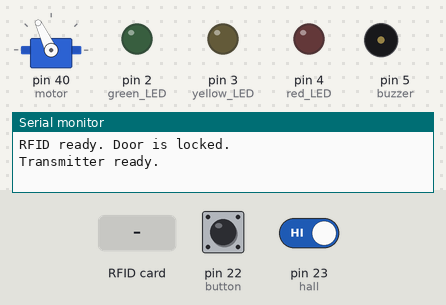
A sketch run on a simulated Arduino Mega 2560, built with avr-gcc and run on an emulated ATmega2560. On the bench: servo, output pins drawn as LEDs (lit = HIGH), buzzer (waves = sounding), the last lines printed to the serial monitor. The inputs (shaded band) are chosen by the test bench; at power-on: pin 22 (button) LOW, pin 23 (hall) HIGH. No radio packets arrive unless stated; pins used as bus, display or sensor lines are not drawn.

Above: at 2.2 s.
2.3 s: pin 22 (button) pulled HIGH for 0.15 s
At 3.3 s:
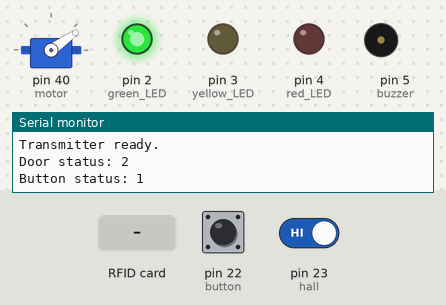
5.4 s: pin 23 (hall) driven LOW
At 8.1 s:
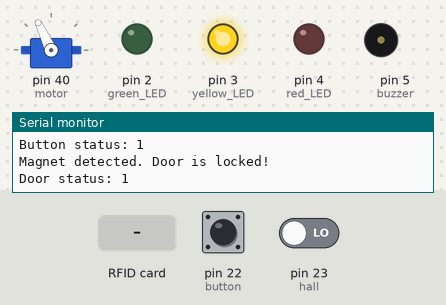
8.4 s: RFID card 5E 7A 19 C4 held to the reader
At 9.2 s:
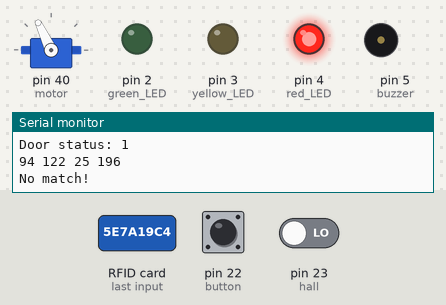
10.9 s: pin 22 (button) pulled HIGH for 1 s
At 11.07 s:
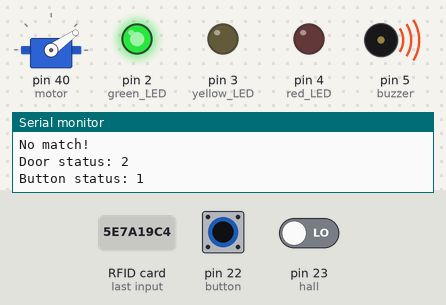
14.9 s: pin 23 (hall) driven HIGH
At 16.2 s:
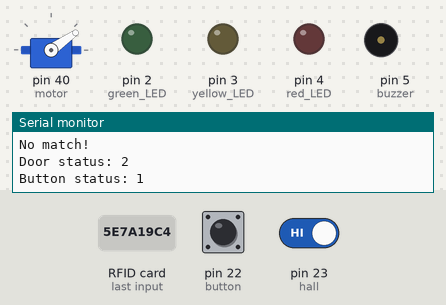
17.4 s: RFID card 5E 7A 19 C4 held to the reader
At 18.1 s:
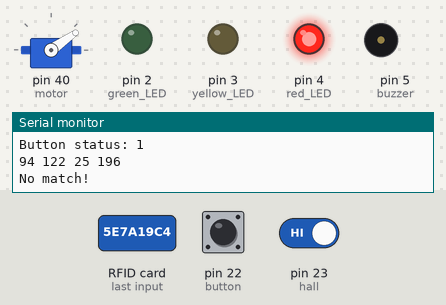
Timing chart, 0 to 20.4 s (numbered marks = the images above; inputs shaded):
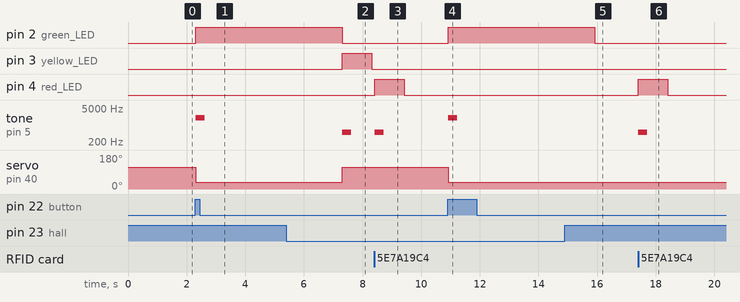

Measured:
- after the input at 2.3 s, pin 2 (green_LED): LOW → HIGH at once; tone on pin 5 (buzzer): silent → 2000 Hz at once, → silent 0.30 s later; servo on pin 40 (motor): 115° → 35° at once
- after the input at 5.4 s, pin 3 (yellow_LED): LOW → HIGH after 1.9 s, → LOW 1.0 s later; tone on pin 5 (buzzer): silent → 500 Hz after 1.9 s, → silent 0.30 s later; servo on pin 40 (motor): 35° → 115° after 1.9 s
- after the input at 8.4 s, pin 4 (red_LED): LOW → HIGH at once, → LOW 1.0 s later; tone on pin 5 (buzzer): silent → 500 Hz at once, → silent 0.30 s later
- after the input at 10.9 s, pin 2 (green_LED): LOW → HIGH at once; tone on pin 5 (buzzer): silent → 2000 Hz at once, → silent 0.30 s later; servo on pin 40 (motor): 115° → 35° at once
- after the input at 14.9 s, pin 3 (yellow_LED): stays LOW (without the input it goes to HIGH after 1.0 s); tone on pin 5 (buzzer): stays silent (without the input it goes to 500 Hz after 1.0 s); servo on pin 40 (motor): stays 35° (without the input it goes to 115° after 1.0 s)
- after the input at 17.4 s, pin 4 (red_LED): LOW → HIGH at once, → LOW 1.0 s later; tone on pin 5 (buzzer): silent → 500 Hz at once, → silent 0.30 s later

The sketch:

rfid_door_lock.ino
```cpp
#include <SPI.h> //initialize the SPI library
#include <MFRC522.h> //initialize the RFID library
#include "RF24.h"
#include <Servo.h> //initialize the servo library

#define green_LED 2
#define yellow_LED 3
#define red_LED 4
#define buzzer 5

#define motion 8
#define button 22
#define hall 23
#define motor 40

#define ce 44 //orange wire
#define cs 45 //yellow wire

#define reset 48
#define sda 53 //data line

int mag;
int unlock = 35; //35,115
int lock = 115;
int pid;
int button_status;
int door_status = 1; //1 = locked, 2 = unlocked
byte uid[4]; //initialize uid variable with 4 elements

MFRC522 mfrc522(sda, reset);  //create MFRC522 instance with pin 48 as reset and pin 53 as SDA
Servo servo; //create Servo instance
RF24 door_radio (ce, cs); // "door_radio" is the identifier you will use in following methods

byte addresses[][6] = {"pipe1"}; // Create address for 1 pipe.

void setup() {
  pinMode(green_LED, OUTPUT);
  pinMode(red_LED, OUTPUT);
  pinMode(yellow_LED, OUTPUT);
  pinMode(buzzer, OUTPUT);
  pinMode(button, INPUT);
  pinMode(hall, INPUT);
  pinMode(motion, INPUT);

  Serial.begin(115200); //start serial communications at 115200 baud
  SPI.begin(); //start the SPI bus
  mfrc522.PCD_Init(); //start the MFRC522 rfid sensor
  servo.attach(motor);
  servo.write(lock); //reset door to LOCKED
  delay(1000); //give the servo 1 second to lock the door
  servo.detach(); //allow lock to be opened by key
  Serial.println("RFID ready. Door is locked.");

  door_radio.begin();  // Start up the physical nRF24L01 Radio
  door_radio.setChannel(108);  // Above most Wifi Channels
  door_radio.setPALevel(RF24_PA_MIN);
  door_radio.openWritingPipe(addresses[0]); // Use the first entry in array 'addresses' (Only 1 right now)
  door_radio.write( &door_status, sizeof(door_status) );
  Serial.println("Transmitter ready.");

}

void loop() {
  /***************BUTTON***************/
  button_status = digitalRead(button);

  if (button_status == 1) {
    door_status = 2;
    door_radio.write( &door_status, sizeof(door_status) );
    Serial.print("Door status: "); Serial.println(door_status);
    Serial.print("Button status: "); Serial.println(button_status);
    servo.attach(motor);
    servo.write(unlock);
    digitalWrite(green_LED, HIGH);
    tone(buzzer, 2000, 300);
    delay(5000);
    servo.detach();
    digitalWrite(green_LED, LOW);
  }

  //***************MOTION***************/
  //pid = digitalRead(motion);  //0 = no motion, 1 = motion detected
  //if (pid == 1 && door_status == 0) { //
  //    if (pid == 1) {
  //    Serial.println("Motion detected! Unlock the door!");
  //    servo.attach(motor);
  //    servo.write(unlock);
  //    digitalWrite(yellow_LED, HIGH);
  //    tone(buzzer,2000,300);
  //    door_status = 1;
  //    delay(5000); //5 seconds to open the door after someone is detected near the door
  //    digitalWrite(yellow_LED, LOW);
  //    servo.detach();
  //    }
  //}

  /***************HALL***************/
  mag = digitalRead(hall); //0 = magnet detected, 1 = magnet not detected

  if (mag == 0 && door_status == 2) { //if the magnet is detected and the door is unlocked
    digitalWrite(yellow_LED, HIGH);
    Serial.println("Magnet detected. Door is locked!");
    tone(buzzer, 500, 300);
    servo.attach(motor); //send a PWM signal to the motor
    servo.write(lock); //turn clockwise 80 degrees (LOCK the door)

    door_status = 1;
    door_radio.write( &door_status, sizeof(door_status) );
    Serial.print("Door status: "); Serial.println(door_status);

    delay(1000);
    digitalWrite(yellow_LED, LOW);
    servo.detach();
  }

  /***************RFID***************/
  if (mfrc522.PICC_IsNewCardPresent()) {
    mfrc522.PICC_ReadCardSerial();

    //store each byte (4 bytes in total) of scanned key into the array
    for (byte i = 0; i < 4; i++) {
      uid[i] = mfrc522.uid.uidByte[i];
      Serial.print(uid[i]); //print in decimal
      //Serial.print(String(uid[i], HEX)); //print in hex
      Serial.print(" ");
    }
    Serial.println();

    //keychain A1 id = 48 196 199 126
    //keychain A1 hex id = 30 c4 c7 7e

    //key matches
    if (uid[0] == 48 && uid[1] == 196 && uid[2] == 199 && uid[3] == 126) {
      Serial.println("Match. Unlock the door!");
      servo.attach(motor);
      servo.write(unlock); //turn counterclockwise 100 degrees (UNLOCK the door)
      digitalWrite(green_LED, HIGH);
      tone(buzzer, 2000, 300);
      door_status = 2;
      door_radio.write( &door_status, sizeof(door_status) );
      Serial.print("Door status: "); Serial.println(door_status);

      delay(1000);
      servo.detach();
      digitalWrite(green_LED, LOW);
      delay(7000); //8 seconds to open the door after an authorized key is presented
    }
    //key doesn't match
    else {
      Serial.println("No match!");
      digitalWrite(red_LED, HIGH);
      tone(buzzer, 500, 300);
      delay(1000);
      digitalWrite(red_LED, LOW);
    }
  }

  /***************END***************/
}
```
